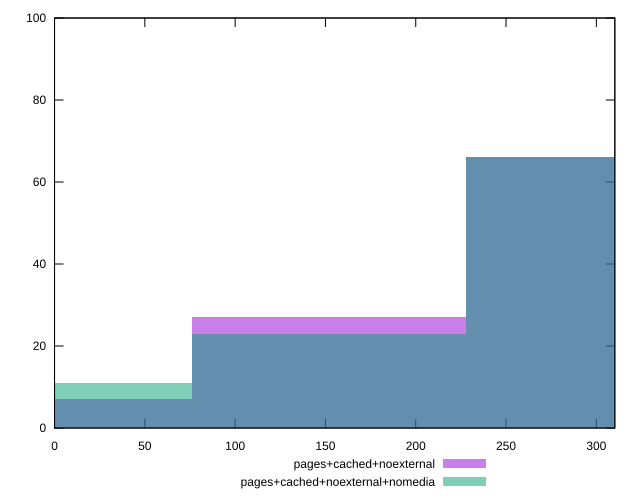

Source code (gnuplot):
reset

$pagesCachedNoexternal <<EOF
303.9211068086611 66
0 7
151.96055340433054 27
EOF

$pagesCachedNoexternalNomedia <<EOF
151.96055340433054 23
303.9211068086611 66
0 11
EOF

set key outside below
set boxwidth 151.96055340433054
set xrange [0:310.228]
set yrange [0:100]
set trange [0:100]
set style fill transparent solid 0.5 noborder
set terminal svg size 640, 500 enhanced background rgb 'white'
set output "reprap/uses-rel-preconnect/comparison/histogram/2_vs_3.svg"

plot $pagesCachedNoexternal title "pages+cached+noexternal" with boxes, \
     $pagesCachedNoexternalNomedia title "pages+cached+noexternal+nomedia" with boxes

reset
